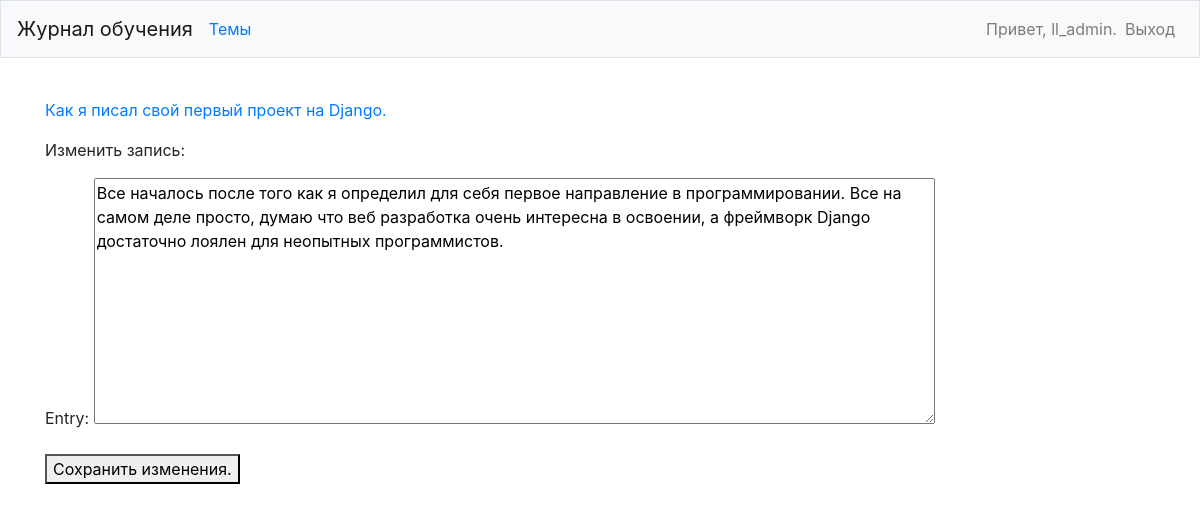
The app's page /edit_entry/5/ (signed in) with its own data.
### learning_logs/models.py (models this page shows, shortened)
class Topic(models.Model):
	text = models.CharField(max_length=200)
	date_added = models.DateTimeField(auto_now_add=True)
	owner = models.ForeignKey(User, on_delete=models.CASCADE)
	def __str__(self):
		return self.text

class Entry(models.Model):
	topic = models.ForeignKey(Topic, on_delete=models.CASCADE)
	text = models.TextField()
	date_added = models.DateTimeField(auto_now_add=True)
	class Meta:
		verbose_name_plural = 'entries'

### learning_logs/views.py (the view)
# urls.py: path('edit_entry/<int:entry_id>/', views.edit_entry, name='edit_entry'),
@login_required
def edit_entry(request, entry_id):
    entry = Entry.objects.get(id=entry_id)
    topic = entry.topic
    if topic.owner != request.user:
        raise Http404
    if request.method != 'POST':
        form = EntryForm(instance=entry)
    else:
        form = EntryForm(instance=entry, data=request.POST)
        if form.is_valid():
            form.save()
            return redirect('learning_log:topic', topic_id=topic.id)
    context = {'entry':entry, 'topic':topic, 'form':form}
    return render(request, 'learning_logs/edit_entry.html', context)

### learning_logs/forms.py
class EntryForm(forms.ModelForm):
    class Meta:
        model = Entry
        fields = ['text']
        labels = {'text': 'Entry:'}
        widgets = {'text': forms.Textarea(attrs={'cols':80})}

### learning_logs/templates/learning_logs/edit_entry.html (shortened to what this page needs)
{% extends "learning_logs/base.html" %}
{% block content %}
<p><a href="{% url 'learning_logs:edit_entry' entry.id %}">{{ topic }}</a></p>
<p>Изменить запись:</p>
<form action="{% url 'learning_logs:edit_entry' entry.id %}" method="post">
    {{ form.as_p }}
    <button name="submit">Сохранить изменения.</button>
</form>
{% endblock content %}

### learning_logs/templates/learning_logs/base.html (shortened to what this page needs)
{% load bootstrap4 %}
<!doctype html>
<html lang="ru">
    <head>
        {% bootstrap_css %}
    </head>
    <body>
        <nav class="navbar navbar-expand-md navbar-light bg-light mb-4 border">
            <a class="navbar-brand" href="{% url 'learning_logs:index' %}">
                Журнал обучения</a>
            <div class="collapse navbar-collapse" id="navbarCollapse">
                <ul class="navbar-nav mr-auto">
                    <li class="nav-item">
                        <a class="'nav-link" href="{% url 'learning_logs:topics' %}">
                            Темы</a></li>
                </ul>
                <ul class="navbar-nav ml-auto">
                    {% if user.is_authenticated %}
                    <li class="nav-item">
                        <span class="navbar-text"}"> Привет, {{ user.username }}.</span>
                    </li>
                    <li class="nav-item">
                        <a class="nav-link" href="{% url 'users:logout' %}">Выход</a></li>
                    {% else %}
                    <li class="nav-item">
                        <a class="nav-link" href="{% url 'users:register' %}">Регистрация</a></li>
                    <li class="nav-item">
                        <a class="nav-link" href="{% url 'users:login' %}">Вход</a></li>
                    {% endif %}
                </ul>
            </div>
        </nav>
        <main role="main" class="container">
            <div class="pb-2 mb-2 borber-bottom">
            </div>
            <div>
                {% block content %}{% endblock content %}
            </div>
        </main>
    </body>
</html>

### records on screen
Topic: text "Как я писал свой первый проект на Django."
Entry: text "Все началось после того как я определил для себя первое направление в программировании. Все на самом деле просто, думаю что веб разработка очень интересна в освоении, а фреймворк Django достаточно лоялен для неопытных программистов."

### other values on screen
{{ user.username }} "ll_admin"
